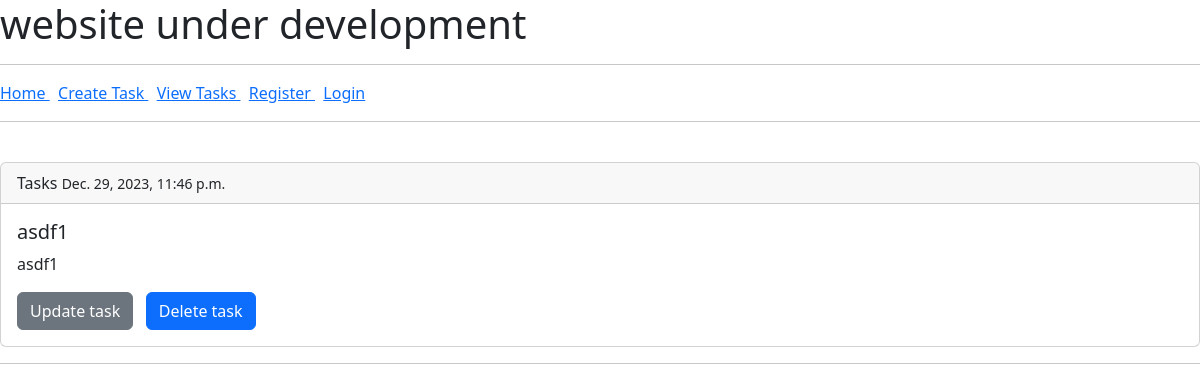
Page /views-tasks/ on the earlier database version.
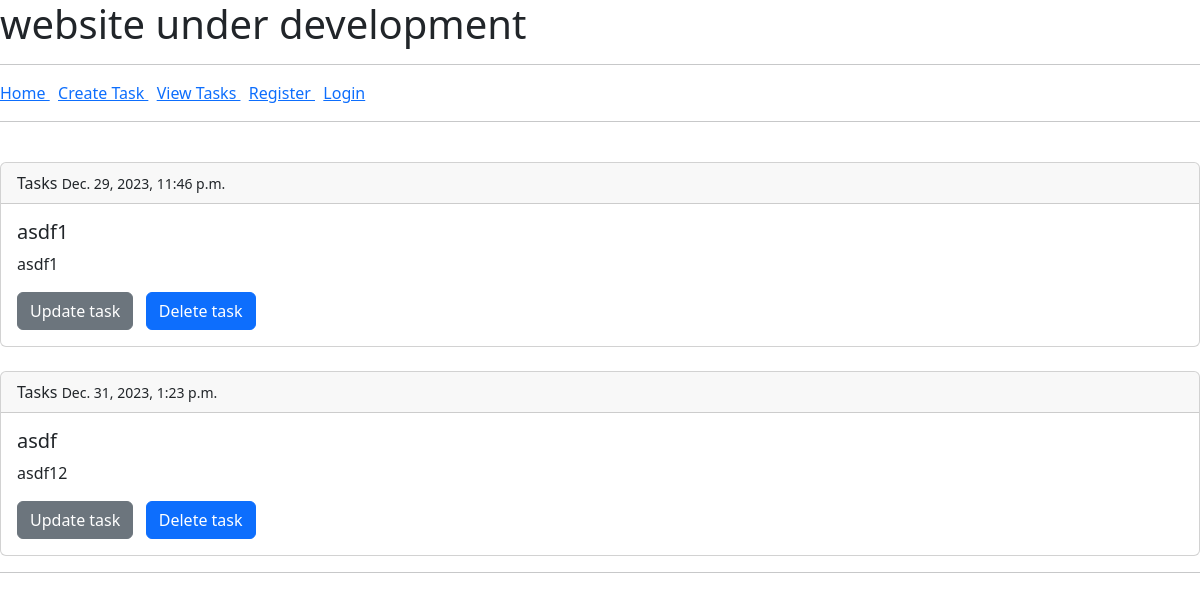
Same page on the later database version.
### crm/models.py (models this page shows, shortened)
class Task(models.Model):
    title = models.CharField(max_length=50)
    description = models.TextField(max_length=1000)
    created = models.DateTimeField(auto_now_add=True)

### crm/views.py (the view)
# urls.py: path('views-tasks/', views.tasks, name='views-tasks'),
def tasks(request):
  queryDataAll = Task.objects.all()
  context = {'AllTasks': queryDataAll}
  return render(request, 'crm/view-tasks.html', context)

### crm/templates/crm/view-tasks.html (shortened to what this page needs)
{% extends 'crm/base.html' %}
    {% block content %}
        {% if not AllTasks %}
            <p>No tasks to display.</p>
        {% else %}
            {% for task in AllTasks %}
        <br>
        <div class="card">
        <div class="card-header">
        Tasks <small>{{task.created}}</small>
        </div>
            <div class="card-body">
            <h5 class="card-title">{{task.title}}</h5>
            <p class="card-text">{{task.description}}</p>
            <a href="{% url 'update-task' task.id %}" class="btn btn-secondary">Update task</a>
            <a href="{% url 'delete-task' task.id %}" class="btn btn-primary">Delete task</a>
        </div>
        </div>
         {% endfor %}
        {% endif %}
        <hr>
    {% endblock %}

Differences in the rows shown:
added Task: created "Dec. 31, 2023, 1:23 p.m.", title "asdf", description "asdf12"
